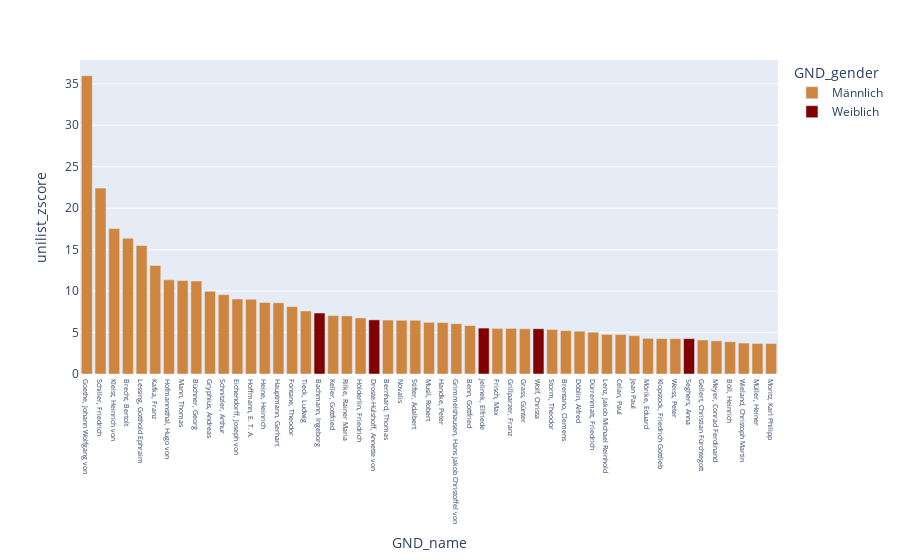
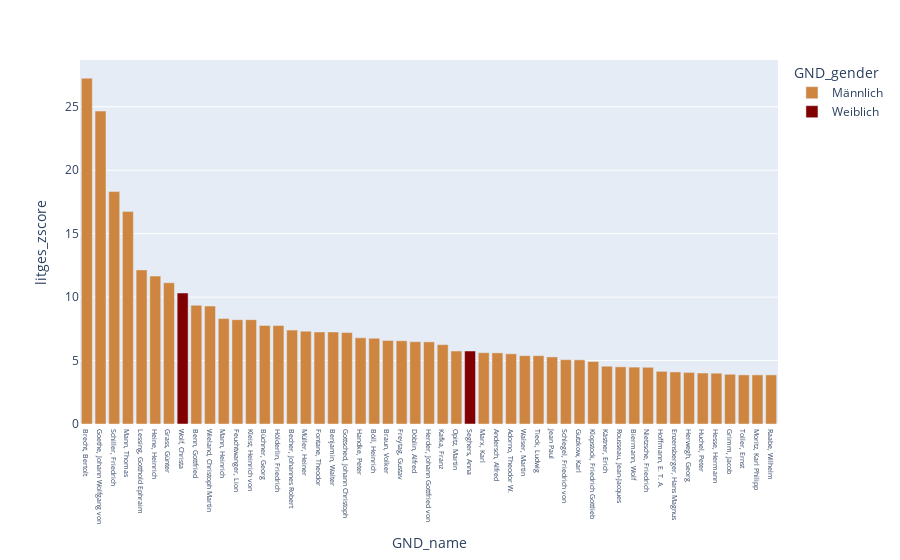
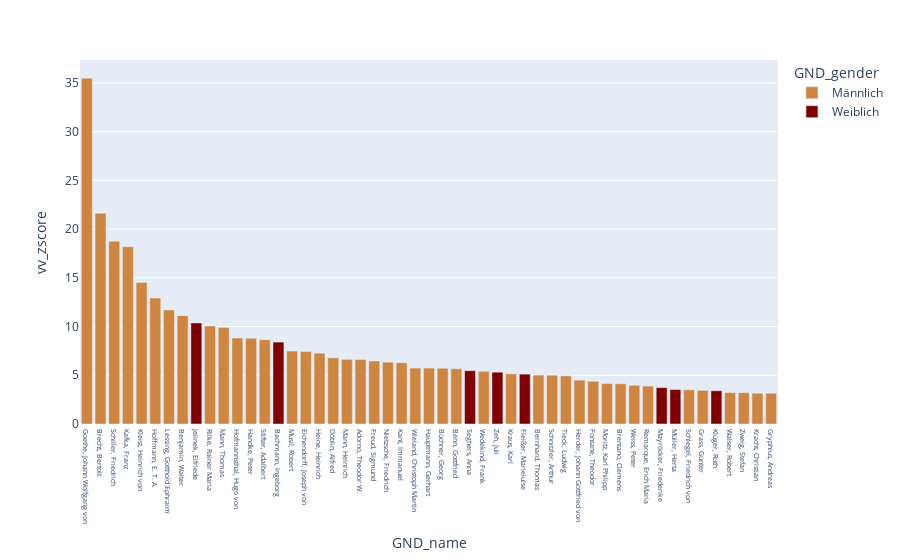
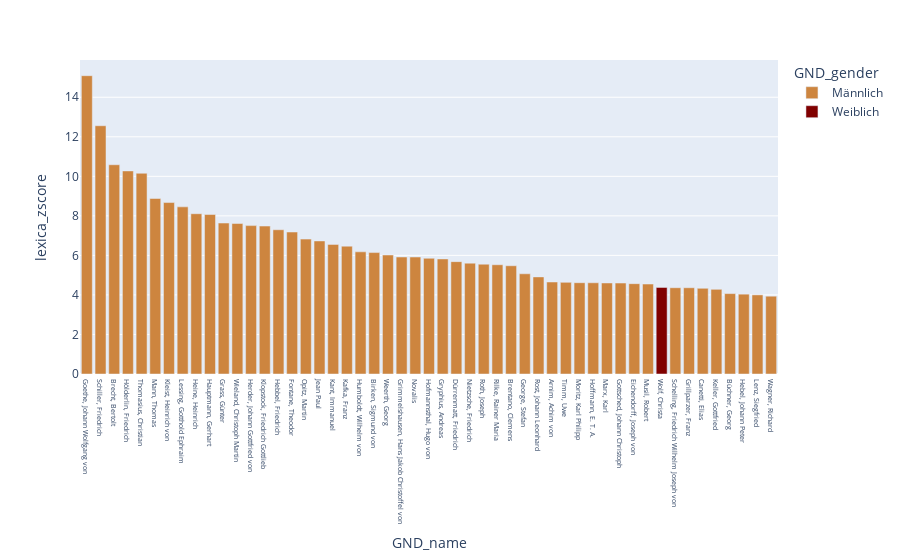

Notebook code for these charts, in order:
### Code cell
for primary_indicator, secondary_indicators in all_indicator_dict.items():
    visualize_top(data, primary_indicator+'_zscore', n_top = 50)

### Figure 1 — Plotly figure (JSON) as saved in the notebook; plotly's stock layout.template omitted (floating-point values rounded to 4 significant figures)
{"data": [{"alignmentgroup": "True", "hovertemplate": "GND_gender=Männlich<br>GND_name=%{x}<br>unilist_zscore=%{y}<extra></extra>", "legendgroup": "Männlich", "marker": {"color": "peru", "pattern": {"shape": ""}}, "name": "Männlich", "offsetgroup": "Männlich", "orientation": "v", "showlegend": true, "textposition": "auto", "type": "bar", "x": ["Goethe, Johann Wolfgang von", "Schiller, Friedrich", "Kleist, Heinrich von", "Brecht, Bertolt", "Lessing, Gotthold Ephraim", "Kafka, Franz", "Hofmannsthal, Hugo von", "Mann, Thomas", "Büchner, Georg", "Gryphius, Andreas", "Schnitzler, Arthur", "Eichendorff, Joseph von", "Hoffmann, E. T. A.", "Heine, Heinrich", "Hauptmann, Gerhart", "Fontane, Theodor", "Tieck, Ludwig", "Keller, Gottfried", "Rilke, Rainer Maria", "Hölderlin, Friedrich", "Bernhard, Thomas", "Novalis", "Stifter, Adalbert", "Musil, Robert", "Handke, Peter", "Grimmelshausen, Hans Jakob Christoffel von", "Benn, Gottfried", "Frisch, Max", "Grillparzer, Franz", "Grass, Günter", "Storm, Theodor", "Brentano, Clemens", "Döblin, Alfred", "Dürrenmatt, Friedrich", "Lenz, Jakob Michael Reinhold", "Celan, Paul", "Jean Paul", "Mörike, Eduard", "Klopstock, Friedrich Gottlieb", "Weiss, Peter", "Gellert, Christian Fürchtegott", "Meyer, Conrad Ferdinand", "Böll, Heinrich", "Wieland, Christoph Martin", "Müller, Heiner", "Moritz, Karl Philipp"], "xaxis": "x", "y": [35.98, 22.42, 17.54, 16.37, 15.5, 13.09, 11.36, 11.26, 11.22, 9.983, 9.567, 9.049, 9.021, 8.622, 8.586, 8.128, 7.604, 7.041, 7.016, 6.768, 6.507, 6.481, 6.481, 6.234, 6.209, 6.063, 5.842, 5.503, 5.503, 5.457, 5.379, 5.23, 5.167, 5.041, 4.783, 4.762, 4.63, 4.295, 4.273, 4.265, 4.105, 3.996, 3.892, 3.731, 3.681, 3.672], "yaxis": "y"}, {"alignmentgroup": "True", "hovertemplate": "GND_gender=Weiblich<br>GND_name=%{x}<br>unilist_zscore=%{y}<extra></extra>", "legendgroup": "Weiblich", "marker": {"color": "maroon", "pattern": {"shape": ""}}, "name": "Weiblich", "offsetgroup": "Weiblich", "orientation": "v", "showlegend": true, "textposition": "auto", "type": "bar", "x": ["Bachmann, Ingeborg", "Droste-Hülshoff, Annette von", "Jelinek, Elfriede", "Wolf, Christa", "Seghers, Anna"], "xaxis": "x", "y": [7.355, 6.529, 5.54, 5.457, 4.263], "yaxis": "y"}], "layout": {"barmode": "relative", "legend": {"title": {"text": "GND_gender"}, "tracegroupgap": 0}, "margin": {"t": 60}, "xaxis": {"anchor": "y", "categoryorder": "total descending", "domain": [0, 1], "tickfont": {"size": 7}, "title": {"text": "GND_name"}}, "yaxis": {"anchor": "x", "domain": [0, 1], "title": {"text": "unilist_zscore"}}}}

### Figure 2 — Plotly figure (JSON) as saved in the notebook; plotly's stock layout.template omitted (floating-point values rounded to 4 significant figures)
{"data": [{"alignmentgroup": "True", "hovertemplate": "GND_gender=Männlich<br>GND_name=%{x}<br>litges_zscore=%{y}<extra></extra>", "legendgroup": "Männlich", "marker": {"color": "peru", "pattern": {"shape": ""}}, "name": "Männlich", "offsetgroup": "Männlich", "orientation": "v", "showlegend": true, "textposition": "auto", "type": "bar", "x": ["Brecht, Bertolt", "Goethe, Johann Wolfgang von", "Schiller, Friedrich", "Mann, Thomas", "Lessing, Gotthold Ephraim", "Heine, Heinrich", "Grass, Günter", "Benn, Gottfried", "Wieland, Christoph Martin", "Mann, Heinrich", "Feuchtwanger, Lion", "Kleist, Heinrich von", "Büchner, Georg", "Hölderlin, Friedrich", "Becher, Johannes Robert", "Müller, Heiner", "Fontane, Theodor", "Benjamin, Walter", "Gottsched, Johann Christoph", "Handke, Peter", "Böll, Heinrich", "Braun, Volker", "Freytag, Gustav", "Döblin, Alfred", "Herder, Johann Gottfried von", "Kafka, Franz", "Opitz, Martin", "Marx, Karl", "Andersch, Alfred", "Adorno, Theodor W.", "Walser, Martin", "Tieck, Ludwig", "Jean Paul", "Schlegel, Friedrich von", "Gutzkow, Karl", "Klopstock, Friedrich Gottlieb", "Kästner, Erich", "Rousseau, Jean-Jacques", "Biermann, Wolf", "Nietzsche, Friedrich", "Hoffmann, E. T. A.", "Enzensberger, Hans Magnus", "Herwegh, Georg", "Huchel, Peter", "Hesse, Hermann", "Grimm, Jacob", "Toller, Ernst", "Moritz, Karl Philipp", "Raabe, Wilhelm"], "xaxis": "x", "y": [27.25, 24.66, 18.32, 16.74, 12.14, 11.66, 11.13, 9.358, 9.296, 8.307, 8.221, 8.221, 7.769, 7.757, 7.403, 7.317, 7.256, 7.256, 7.207, 6.791, 6.755, 6.584, 6.559, 6.486, 6.473, 6.254, 5.753, 5.618, 5.606, 5.533, 5.386, 5.386, 5.288, 5.068, 5.056, 4.921, 4.555, 4.506, 4.482, 4.469, 4.151, 4.102, 4.066, 4.017, 4.005, 3.919, 3.87, 3.87, 3.87], "yaxis": "y"}, {"alignmentgroup": "True", "hovertemplate": "GND_gender=Weiblich<br>GND_name=%{x}<br>litges_zscore=%{y}<extra></extra>", "legendgroup": "Weiblich", "marker": {"color": "maroon", "pattern": {"shape": ""}}, "name": "Weiblich", "offsetgroup": "Weiblich", "orientation": "v", "showlegend": true, "textposition": "auto", "type": "bar", "x": ["Wolf, Christa", "Seghers, Anna"], "xaxis": "x", "y": [10.32, 5.753], "yaxis": "y"}], "layout": {"barmode": "relative", "legend": {"title": {"text": "GND_gender"}, "tracegroupgap": 0}, "margin": {"t": 60}, "xaxis": {"anchor": "y", "categoryorder": "total descending", "domain": [0, 1], "tickfont": {"size": 7}, "title": {"text": "GND_name"}}, "yaxis": {"anchor": "x", "domain": [0, 1], "title": {"text": "litges_zscore"}}}}

### Figure 3 — Plotly figure (JSON) as saved in the notebook; plotly's stock layout.template omitted (floating-point values rounded to 4 significant figures)
{"data": [{"alignmentgroup": "True", "hovertemplate": "GND_gender=Männlich<br>GND_name=%{x}<br>vv_zscore=%{y}<extra></extra>", "legendgroup": "Männlich", "marker": {"color": "peru", "pattern": {"shape": ""}}, "name": "Männlich", "offsetgroup": "Männlich", "orientation": "v", "showlegend": true, "textposition": "auto", "type": "bar", "x": ["Goethe, Johann Wolfgang von", "Brecht, Bertolt", "Schiller, Friedrich", "Kafka, Franz", "Kleist, Heinrich von", "Hoffmann, E. T. A.", "Lessing, Gotthold Ephraim", "Benjamin, Walter", "Rilke, Rainer Maria", "Mann, Thomas", "Hofmannsthal, Hugo von", "Handke, Peter", "Stifter, Adalbert", "Musil, Robert", "Eichendorff, Joseph von", "Heine, Heinrich", "Döblin, Alfred", "Mann, Heinrich", "Adorno, Theodor W.", "Freud, Sigmund", "Nietzsche, Friedrich", "Kant, Immanuel", "Wieland, Christoph Martin", "Hauptmann, Gerhart", "Büchner, Georg", "Benn, Gottfried", "Wedekind, Frank", "Kraus, Karl", "Bernhard, Thomas", "Schnitzler, Arthur", "Tieck, Ludwig", "Herder, Johann Gottfried von", "Fontane, Theodor", "Moritz, Karl Philipp", "Brentano, Clemens", "Weiss, Peter", "Remarque, Erich Maria", "Schlegel, Friedrich von", "Grass, Günter", "Walser, Robert", "Zweig, Stefan", "Kracht, Christian", "Gryphius, Andreas"], "xaxis": "x", "y": [35.49, 21.63, 18.75, 18.2, 14.52, 12.93, 11.7, 11.12, 10.06, 9.893, 8.821, 8.79, 8.651, 7.487, 7.44, 7.264, 6.789, 6.635, 6.613, 6.467, 6.344, 6.282, 5.738, 5.738, 5.723, 5.67, 5.408, 5.148, 5.019, 5.003, 4.942, 4.497, 4.382, 4.145, 4.129, 3.968, 3.891, 3.508, 3.456, 3.218, 3.218, 3.156, 3.156], "yaxis": "y"}, {"alignmentgroup": "True", "hovertemplate": "GND_gender=Weiblich<br>GND_name=%{x}<br>vv_zscore=%{y}<extra></extra>", "legendgroup": "Weiblich", "marker": {"color": "maroon", "pattern": {"shape": ""}}, "name": "Weiblich", "offsetgroup": "Weiblich", "orientation": "v", "showlegend": true, "textposition": "auto", "type": "bar", "x": ["Jelinek, Elfriede", "Bachmann, Ingeborg", "Seghers, Anna", "Zeh, Juli", "Fleißer, Marieluise", "Mayröcker, Friederike", "Müller, Herta", "Klüger, Ruth"], "xaxis": "x", "y": [10.37, 8.407, 5.47, 5.318, 5.118, 3.731, 3.539, 3.409], "yaxis": "y"}], "layout": {"barmode": "relative", "legend": {"title": {"text": "GND_gender"}, "tracegroupgap": 0}, "margin": {"t": 60}, "xaxis": {"anchor": "y", "categoryorder": "total descending", "domain": [0, 1], "tickfont": {"size": 7}, "title": {"text": "GND_name"}}, "yaxis": {"anchor": "x", "domain": [0, 1], "title": {"text": "vv_zscore"}}}}

### Figure 4 — Plotly figure (JSON) as saved in the notebook; plotly's stock layout.template omitted (floating-point values rounded to 4 significant figures)
{"data": [{"alignmentgroup": "True", "hovertemplate": "GND_gender=Männlich<br>GND_name=%{x}<br>lexica_zscore=%{y}<extra></extra>", "legendgroup": "Männlich", "marker": {"color": "peru", "pattern": {"shape": ""}}, "name": "Männlich", "offsetgroup": "Männlich", "orientation": "v", "showlegend": true, "textposition": "auto", "type": "bar", "x": ["Goethe, Johann Wolfgang von", "Schiller, Friedrich", "Brecht, Bertolt", "Hölderlin, Friedrich", "Thomasius, Christian", "Mann, Thomas", "Kleist, Heinrich von", "Lessing, Gotthold Ephraim", "Heine, Heinrich", "Hauptmann, Gerhart", "Grass, Günter", "Wieland, Christoph Martin", "Herder, Johann Gottfried von", "Klopstock, Friedrich Gottlieb", "Hebbel, Friedrich", "Fontane, Theodor", "Opitz, Martin", "Jean Paul", "Kant, Immanuel", "Kafka, Franz", "Humboldt, Wilhelm von", "Birken, Sigmund von", "Weerth, Georg", "Grimmelshausen, Hans Jakob Christoffel von", "Novalis", "Hofmannsthal, Hugo von", "Gryphius, Andreas", "Dürrenmatt, Friedrich", "Nietzsche, Friedrich", "Roth, Joseph", "Rilke, Rainer Maria", "Brentano, Clemens", "George, Stefan", "Rost, Johann Leonhard", "Arnim, Achim von", "Timm, Uwe", "Moritz, Karl Philipp", "Hoffmann, E. T. A.", "Marx, Karl", "Gottsched, Johann Christoph", "Eichendorff, Joseph von", "Musil, Robert", "Schelling, Friedrich Wilhelm Joseph von", "Grillparzer, Franz", "Canetti, Elias", "Keller, Gottfried", "Büchner, Georg", "Hebel, Johann Peter", "Lenz, Siegfried", "Wagner, Richard"], "xaxis": "x", "y": [15.09, 12.56, 10.59, 10.27, 10.15, 8.879, 8.673, 8.456, 8.109, 8.068, 7.637, 7.612, 7.506, 7.485, 7.298, 7.183, 6.825, 6.731, 6.557, 6.467, 6.181, 6.143, 6.02, 5.919, 5.918, 5.854, 5.821, 5.684, 5.608, 5.555, 5.527, 5.476, 5.069, 4.912, 4.654, 4.635, 4.618, 4.615, 4.606, 4.601, 4.57, 4.551, 4.365, 4.363, 4.333, 4.285, 4.067, 4.039, 4.002, 3.937], "yaxis": "y"}, {"alignmentgroup": "True", "hovertemplate": "GND_gender=Weiblich<br>GND_name=%{x}<br>lexica_zscore=%{y}<extra></extra>", "legendgroup": "Weiblich", "marker": {"color": "maroon", "pattern": {"shape": ""}}, "name": "Weiblich", "offsetgroup": "Weiblich", "orientation": "v", "showlegend": true, "textposition": "auto", "type": "bar", "x": ["Wolf, Christa"], "xaxis": "x", "y": [4.38], "yaxis": "y"}], "layout": {"barmode": "relative", "legend": {"title": {"text": "GND_gender"}, "tracegroupgap": 0}, "margin": {"t": 60}, "xaxis": {"anchor": "y", "categoryorder": "total descending", "domain": [0, 1], "tickfont": {"size": 7}, "title": {"text": "GND_name"}}, "yaxis": {"anchor": "x", "domain": [0, 1], "title": {"text": "lexica_zscore"}}}}
